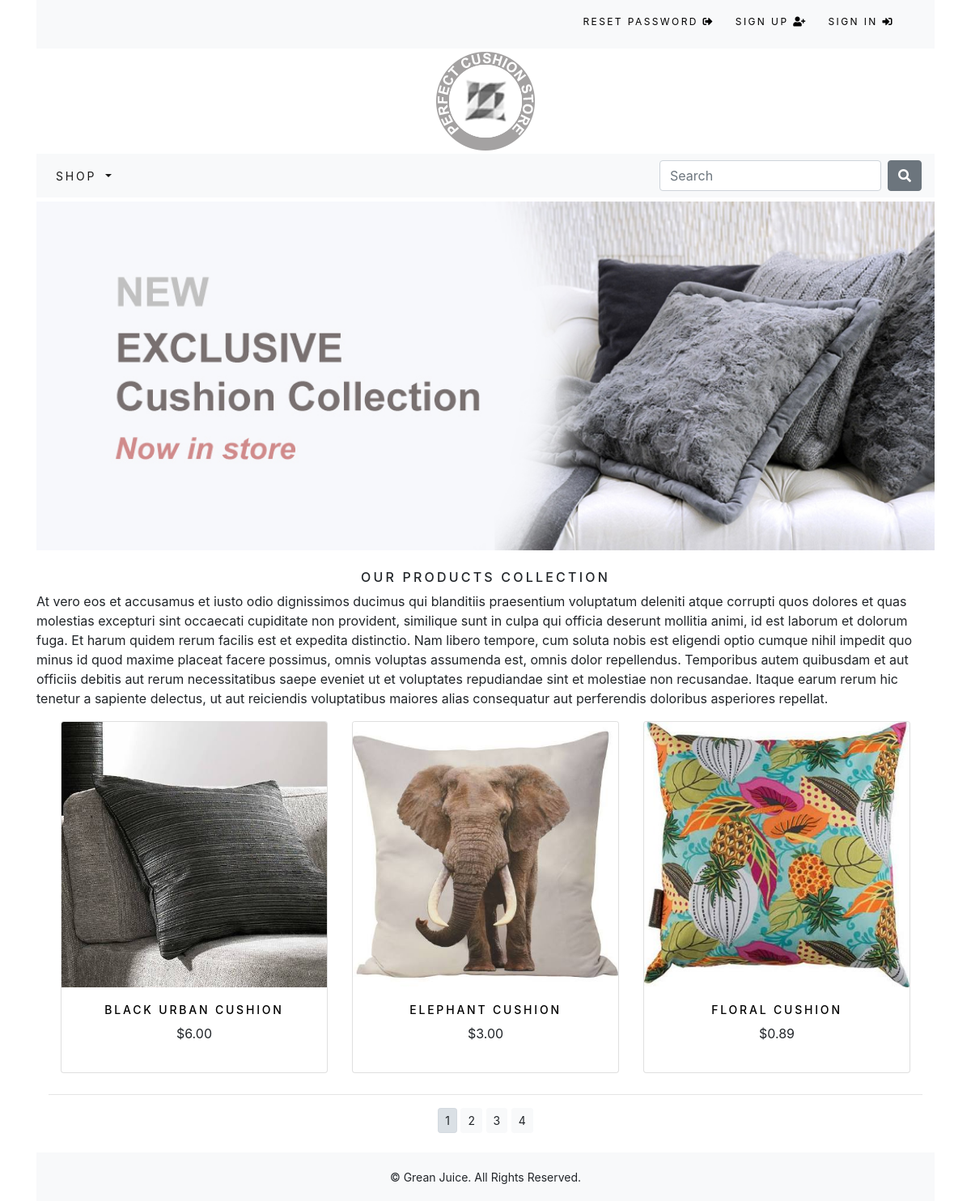
The app's page /shop/ with its own data.
### shop/models.py (models this page shows, shortened)
class Product(models.Model):
	name = models.CharField(max_length=250, unique=True)
	slug = models.SlugField(max_length=250, unique=True)
	description = RichTextField(blank=True)
	category = models.ForeignKey(Category, on_delete=models.CASCADE)
	price = models.DecimalField(max_digits=10, decimal_places=2)
	image = models.ImageField(upload_to='product', blank=True)
	stock = models.IntegerField()
	available = models.BooleanField(default=True)
	created = models.DateTimeField(auto_now_add=True)
	updated = models.DateTimeField(auto_now=True)
	class Meta:
		ordering = ('name',)
		verbose_name = 'product'
		verbose_name_plural = 'products'
	def get_url(self):
		return reverse('shop:ProdCatDetail', args=[self.category.slug, self.slug])

### shop/views.py (the view)
# urls.py: path('', views.allProdCat, name='allProdCat'),
def allProdCat(request, c_slug=None):
	c_page = None
	products_list = None
	if c_slug!=None:
		c_page = get_object_or_404(Category, slug=c_slug)
		products_list = Product.objects.filter(category=c_page, available=True)
	else:
		products_list = Product.objects.all().filter(available=True)
	'''Pagination code'''
	paginator = Paginator(products_list, 3)
	try:
		page = int(request.GET.get('page', '1'))
	except:
		page = 1
	try:
		products = paginator.page(page)
	except (EmptyPage, InvalidPage):
		products = paginator.page(paginator.num_pages)
	return render(request, 'shop/category.html', {'category':c_page, 'products':products})

### cart/context_processors.py (called while the page is built)
def counter(request):
    item_count = 0
    if 'admin' in request.path:
        return {}
    else:
        try:
            cart = Cart.objects.filter(cart_id=_cart_id(request))
            cart_items = CartItem.objects.all().filter(cart=cart[:1])
            for cart_item in cart_items:
                item_count += cart_item.quantity
        except Cart.DoesNotExist:
            item_count = 0
    return dict(item_count = item_count)

### cart/views.py (called while the page is built)
def _cart_id(request):
    cart = request.session.session_key
    if not cart:
        cart = request.session.create()
    return cart

### shop/context_processors.py (called while the page is built)
def menu_links(request):
	links = Category.objects.all()
	return dict(links=links)

### shop/models.py (called while the page is built)
	def get_url(self):
		return reverse('shop:products_by_category', args=[self.slug])

### shop/templates/shop/category.html (shortened to what this page needs)
{% extends "base.html" %}
{% load staticfiles %}
{% block content %}
	<div class="mx-auto">
	{% if category %}
		<img class="my_image" src="{{category.image.url}}" alt="{{category.name}}">
	</div>
	<br>
	<div>
		<h1 class="text-center my_title">{{category.name}}</h1>
		<p class="text-justify">{{category.description}}</p>
	</div>
	{% else %}
	<div>
		<img class="my_image my_image_padding" src="{% static 'img/banner.jpg' %}" alt="Our Products Collection">
	</div>
	<br>
	<div>
		<h1 class="text-center my_title">Our Products Collection</h1>
		<p>At vero eos et accusamus et iusto odio dignissimos ducimus qui blanditiis praesentium voluptatum deleniti atque corrupti quos dolores et quas molestias excepturi sint occaecati cupiditate non provident, similique sunt in culpa qui officia deserunt mollitia animi, id est laborum et dolorum fuga. Et harum quidem rerum facilis est et expedita distinctio. Nam libero tempore, cum soluta nobis est eligendi optio cumque nihil impedit quo minus id quod maxime placeat facere possimus, omnis voluptas assumenda est, omnis dolor repellendus. Temporibus autem quibusdam et aut officiis debitis aut rerum necessitatibus saepe eveniet ut et voluptates repudiandae sint et molestiae non recusandae. Itaque earum rerum hic tenetur a sapiente delectus, ut aut reiciendis voluptatibus maiores alias consequatur aut perferendis doloribus asperiores repellat.</p>
	</div>
	{% endif %}
	<div class="container">
		<div class="row mx-auto">
			{% for product in products.object_list %}
			<div class="my_bottom_margin col-9 col-sm-12 col-md-4 col-md-12 col-lg-4">
				<div class="card text-center" style="min-width:18rem;">
					<a href="{{ product.get_url }}"><img class="card-img-top my-image" src="{{product.image.url}}" alt="{{product.name}}"></a>
					<div class="card-body">
						<a href="{{ product.get_url }}"><h4>{{product.name}}</h4></a>
						<p>${{product.price}}</p>
					</div>
				</div>
			</div>
			{% endfor %}
		</div>
		<div class="mx-auto">
			{% if products.paginator.num_pages > 1 %}
				<hr>
				<div class="text-center">
					{% for pg in products.paginator.page_range %}
					<a href="?page={{pg}}" class="btn btn-light btn-sm {% if products.number == pg %}active{% endif %}">{{pg}}</a>
					{% endfor %}
				</div>
			{% endif %}
		</div>
		<br>
	</div>
{% endblock %}

### shop/templates/base.html (shortened to what this page needs)
{% load staticfiles %}
<!DOCTYPE html>
<html lang="en">
<head>
	<link rel="stylesheet" href="{% static 'css/custom.css' %}">
	<link rel="stylesheet" href="{% static 'css/bootstrap.min.css' %}">
	<link rel="stylesheet" type="text/css" href="{% static 'css/all.css' %}">
</head>
<body>
	<div class="container">
		<div class="container-fluid bg-light navbar-fixed-top my_top_navbar_div">
			{% include 'top-navbar.html' %}
		</div>
		{% include 'header.html' %}
		{% include 'navbar.html' %}
		{% block content %}
		{% endblock %}
	</div>
	{% include 'footer.html' %}
</body>
</html>

### shop/templates/top-navbar.html
<div class="container">
  <div class="my_custom_menu">
    <ul>
      {% if request.user.is_authenticated and request.user.first_name %}
      <li>
        Welcome, <a href="#" class="dropdown-toggle" data-toggle="dropdown" aria-haspopup="true" aria-expanded="false">{{ request.user.first_name }} <i class="fas fa-user-circle"></i></a>
        <div class="dropdown-menu dropdown-menu-right">
          <a href="{% url 'order:order_history' %}" class="dropdown-item">Order History</a>
        </div>
      </li>
      <li>
        <a href="{% url 'signout' %}">Sign Out <i class="fas fa-sign-out-alt"></i></a>
      </li>
      {% else %}
      <li>
        <a href="{% url 'password_reset' %}">Reset Password <i class="fas fa-sign-out-alt"></i></a>
      </li>
      <li>
        <a href="{% url 'signup' %}">Sign Up <i class="fas fa-user-plus"></i></a>
      </li>
      <li>
        <a href="{% url 'signin' %}">Sign In <i class="fas fa-sign-in-alt"></i></a>
      </li>
      {% endif %}
    </ul>
  </div>
</div>

### shop/templates/header.html
{% load staticfiles %}
<header>
	<center>
		<a href="{% url 'shop:allProdCat' %}"><img src="{% static 'img/logo.png' %}" alt="Perfect Cushion Store"></a>
	</center>
</header>

### shop/templates/navbar.html (shortened to what this page needs)
<nav class="navbar navbar-expand-lg navbar-light bg-light">
  <div class="collapse navbar-collapse" id="navbarSupportedContent">
    <ul class="navbar-nav mr-auto">
			<li class="nav-item dropdown {% if 'shop' in request.path %}active{% endif %}">
        <a class="nav-link dropdown-toggle" href="#" id="navbarDropdown" role="button" data-toggle="dropdown" aria-haspopup="true" aria-expanded="false">
          Shop
        </a>
      </li>
    </ul>
    <form class="form-inline my-2 my-lg-0" action="{% url 'search_app:searchResult' %}" method="get">
      <input class="form-control mr-sm-2" type="search" placeholder="Search" name="q" aria-label="Search">
      <button class="btn btn-secondary my-2 my-sm-0" type="submit"><i class='fas fa-search'></i></button>
    </form>
  </div>
</nav>

### shop/templates/footer.html
<div class="footer navbar-fixed-bottom my-footer">
	<p class="text-center">&copy; Grean Juice. All Rights Reserved.</p>
</div>

### static/css/custom.css (style rules this page uses)
body { font-family: 'Roboto', sans-serif; }
.nav-item { letter-spacing: .2em; font-size: 14px; text-transform: uppercase; }
.my-footer { background-color: #f8f9fa; height: 60px; }
.my-footer p { padding-top: 20px; font-size: 14px; }
.my_image { width: 100%; height: auto; }
.my_title { font-size: 16px; text-transform: uppercase; letter-spacing: .2em; }
.my_image_padding { padding-top: 5px; }
.my_bottom_margin { margin-bottom: 10px; }
.card-body h4 { font-size: 14px; text-transform: uppercase; letter-spacing: .2em; color: #000; text-decoration: none; }
.my_top_navbar_div { height: 60px; line-height: 50px; }
.my_custom_menu { text-align: right !important; }
.my_custom_menu ul li { list-style: none; color: #000; text-transform: uppercase; letter-spacing: .2em; font-size: 12px; padding-right: 20px; display: inline; }
.my_custom_menu ul li a { text-decoration: none; color: #000; list-style: none; text-transform: uppercase; letter-spacing: .2em; font-size: 12px; }

### static/css/all.css (style rules this page uses)
.fa,.fab,.fal,.far,.fas { -moz-osx-font-smoothing:grayscale;-webkit-font-smoothing:antialiased;display:inline-block;font-style:normal;font-variant:normal;text-rendering:auto;line-height:1 }
.fa-search:before { content:"\f002" }
.fa-sign-in-alt:before { content:"\f2f6" }
.fa-sign-out-alt:before { content:"\f2f5" }
.fa-user-plus:before { content:"\f234" }
.fa,.far,.fas { font-family:Font Awesome\ 5 Free }
.fa,.fas { font-weight:900 }

### records on screen
Product: image (picture), name "BLACK URBAN CUSHION", price "6.00"
Product: image (picture), name "ELEPHANT CUSHION", price "3.00"
Product: image (picture), name "FLORAL CUSHION", price "0.89"

### other values on screen
{{ pg }} "1" "2" "3" "4"
